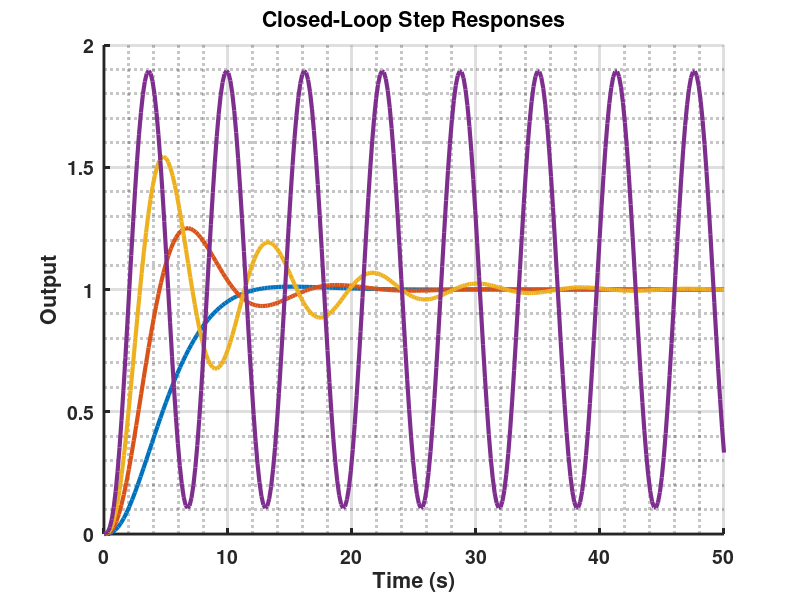

MATLAB code for this plot: (Note: this script raises an error after producing the figure.)
clc;
clear;
close all;

s = tf('s');

%% Gain values
K_values = [0.2 0.5 1 2];

colors = lines(length(K_values));

%% Figure for Closed-Loop Step Responses

figure('Color','w')
hold on
grid on
grid minor

title('Closed-Loop Step Responses',...
    'FontSize',18,...
    'FontWeight','bold')

xlabel('Time (s)',...
    'FontSize',16,...
    'FontWeight','bold')

ylabel('Output',...
    'FontSize',16,...
    'FontWeight','bold')

set(gca,...
    'FontSize',14,...
    'FontWeight','bold',...
    'LineWidth',2)

%% Plot each response

for i = 1:length(K_values)

    K = K_values(i);

    % Open-loop transfer function
    G = K/(s*(s+1)^2);

    % Closed-loop transfer function
    T = feedback(G,1);

    % Step response
    [y,t] = step(T,50);

    plot(t,y,...
        'LineWidth',3,...
        'Color',colors(i,:));

end

legend("K="+string(K_values),...
    'Location','best',...
    'FontSize',12)

figure('Color','w')

%% Magnitude
subplot(2,1,1)
hold on
grid on
grid minor

%% Phase
subplot(2,1,2)
hold on
grid on
grid minor

for i = 1:length(K_values)

    K = K_values(i);

    G = K/(s*(s+1)^2);

    w = logspace(-2,0.2,1000);

    [mag,phase] = bode(G,w);

    mag = squeeze(20*log10(mag));
    phase = squeeze(phase);

    %% Magnitude
    subplot(2,1,1)
    semilogx(w,mag,...
        'LineWidth',3,...
        'Color',colors(i,:));

    %% Phase
    subplot(2,1,2)
    semilogx(w,phase,...
        'LineWidth',3,...
        'Color',colors(i,:));

end

%% ===============================
% Magnitude Formatting
%% ===============================
subplot(2,1,1)

yline(0,'k--','0 dB',...
    'LineWidth',2,...
    'FontWeight','bold');

ylabel('Magnitude (dB)',...
    'FontSize',16,...
    'FontWeight','bold')

title('Open-Loop Bode Plot',...
    'FontSize',18,...
    'FontWeight','bold')

legend("K="+string(K_values),...
    'Location','best')

%% ===============================
% Phase Formatting
%% ===============================
subplot(2,1,2)

yline(-180,'k--','-180^\circ',...
    'LineWidth',2,...
    'FontWeight','bold');

xlabel('Frequency (rad/s)',...
    'FontSize',16,...
    'FontWeight','bold')

ylabel('Phase (deg)',...
    'FontSize',16,...
    'FontWeight','bold')

legend("K="+string(K_values),...
    'Location','best')

%% ===============================
% Common Formatting
%% ===============================
set(findall(gcf,'Type','axes'),...
    'FontSize',14,...
    'FontWeight','bold',...
    'LineWidth',2)

fprintf('\n=============================================================\n');
fprintf('   K      GM(dB)    PM(deg)    Wgc(rad/s)    Wpc(rad/s)\n');
fprintf('=============================================================\n');

for i = 1:length(K_values)

    K = K_values(i);

    G = K/(s*(s+1)^2);

    % Stability margins
    [GM,PM,Wcg,Wcp] = margin(G);

    % Gain Margin in dB
    if isinf(GM)
        GM_dB = Inf;
    else
        GM_dB = 20*log10(GM);
    end

    fprintf('%6.2f   %8.2f   %8.2f   %12.4f   %12.4f\n',...
        K,GM_dB,PM,Wcp,Wcg);

end

fprintf('=============================================================\n');


%%%%%%%%%%%%%%%%%%%%%%%%
% s = tf('s');
% 
% K_values = linspace(0.2,10,40);
% f = logspace(-2,1,300);
% w = 2*pi*f;
% 
% Mag = zeros(length(K_values),length(f));
% 
% for i=1:length(K_values)
% 
%     G = K_values(i)/(s*(s+1)^2);
% 
%     [mag,~] = bode(G,w);
% 
%     Mag(i,:) = squeeze(20*log10(mag));
% 
% end
% 
% [F,K] = meshgrid(f,K_values);
% 
% figure
% surf(F,K,Mag)
% 
% set(gca,'XScale','log')
% 
% xlabel('Frequency (Hz)','FontWeight','bold')
% ylabel('Gain K','FontWeight','bold')
% zlabel('Magnitude (dB)','FontWeight','bold')
% 
% title('Open Loop Magnitude Surface')
% 
% shading interp
% grid on

%%%%%%%%%%%%%%%%%%%%%%%%%%%%%%%%
% t = linspace(0,20,600);
% 
% Y = zeros(length(K_values),length(t));
% 
% for i=1:length(K_values)
% 
%     G = K_values(i)/(s*(s+1)^2);
% 
%     T = feedback(G,1);
% 
%     Y(i,:) = step(T,t);
% 
% end
% 
% [TIME,K] = meshgrid(t,K_values);
% 
% figure
% 
% surf(TIME,K,Y)
% 
% xlabel('Time (s)')
% ylabel('Gain K')
% zlabel('Output')
% 
% title('Closed Loop Step Response')
% 
% shading interp
% grid on
